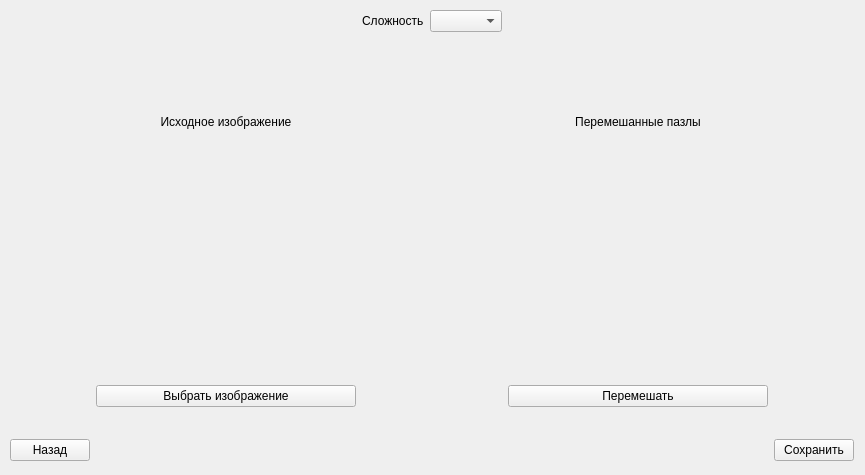
<?xml version="1.0" encoding="UTF-8"?>
<ui version="4.0">
 <class>CreateGame</class>
 <widget class="QWidget" name="CreateGame">
  <property name="geometry">
   <rect>
    <x>0</x>
    <y>0</y>
    <width>865</width>
    <height>475</height>
   </rect>
  </property>
  <property name="windowTitle">
   <string>Создание игры</string>
  </property>
  <widget class="QWidget" name="gridLayoutWidget">
   <property name="geometry">
    <rect>
     <x>10</x>
     <y>10</y>
     <width>844</width>
     <height>451</height>
    </rect>
   </property>
   <layout class="QGridLayout" name="create_game_gridLayout">
    <item row="0" column="4">
     <spacer name="horizontalSpacer_2">
      <property name="orientation">
       <enum>Qt::Horizontal</enum>
      </property>
      <property name="sizeHint" stdset="0">
       <size>
        <width>40</width>
        <height>20</height>
       </size>
      </property>
     </spacer>
    </item>
    <item row="5" column="5">
     <widget class="QPushButton" name="save_pushButton">
      <property name="text">
       <string>Сохранить</string>
      </property>
     </widget>
    </item>
    <item row="0" column="3">
     <widget class="QComboBox" name="diff_comboBox"/>
    </item>
    <item row="3" column="4">
     <widget class="QPushButton" name="shuffle_pushButton">
      <property name="sizePolicy">
       <sizepolicy hsizetype="Minimum" vsizetype="Fixed">
        <horstretch>0</horstretch>
        <verstretch>0</verstretch>
       </sizepolicy>
      </property>
      <property name="text">
       <string>Перемешать</string>
      </property>
     </widget>
    </item>
    <item row="4" column="4">
     <spacer name="verticalSpacer">
      <property name="orientation">
       <enum>Qt::Vertical</enum>
      </property>
      <property name="sizeType">
       <enum>QSizePolicy::Fixed</enum>
      </property>
      <property name="sizeHint" stdset="0">
       <size>
        <width>20</width>
        <height>26</height>
       </size>
      </property>
     </spacer>
    </item>
    <item row="1" column="4">
     <widget class="QLabel" name="shuffle_image_label">
      <property name="text">
       <string>Перемешанные пазлы</string>
      </property>
      <property name="alignment">
       <set>Qt::AlignCenter</set>
      </property>
     </widget>
    </item>
    <item row="5" column="0">
     <widget class="QPushButton" name="back_pushButton">
      <property name="text">
       <string>Назад</string>
      </property>
     </widget>
    </item>
    <item row="1" column="1">
     <widget class="QLabel" name="source_image_label">
      <property name="text">
       <string>Исходное изображение</string>
      </property>
      <property name="alignment">
       <set>Qt::AlignCenter</set>
      </property>
     </widget>
    </item>
    <item row="3" column="1">
     <widget class="QPushButton" name="choose_image_pushButton">
      <property name="text">
       <string>Выбрать изображение</string>
      </property>
     </widget>
    </item>
    <item row="0" column="2">
     <widget class="QLabel" name="diff_label">
      <property name="text">
       <string>Сложность</string>
      </property>
     </widget>
    </item>
    <item row="2" column="1">
     <widget class="QLabel" name="source_image_label_placeholder">
      <property name="text">
       <string/>
      </property>
     </widget>
    </item>
    <item row="2" column="4">
     <widget class="QLabel" name="shuffle_image_label_placeholder">
      <property name="text">
       <string/>
      </property>
     </widget>
    </item>
    <item row="0" column="1">
     <spacer name="horizontalSpacer_3">
      <property name="orientation">
       <enum>Qt::Horizontal</enum>
      </property>
      <property name="sizeHint" stdset="0">
       <size>
        <width>40</width>
        <height>20</height>
       </size>
      </property>
     </spacer>
    </item>
   </layout>
  </widget>
 </widget>
 <resources/>
 <connections/>
</ui>
